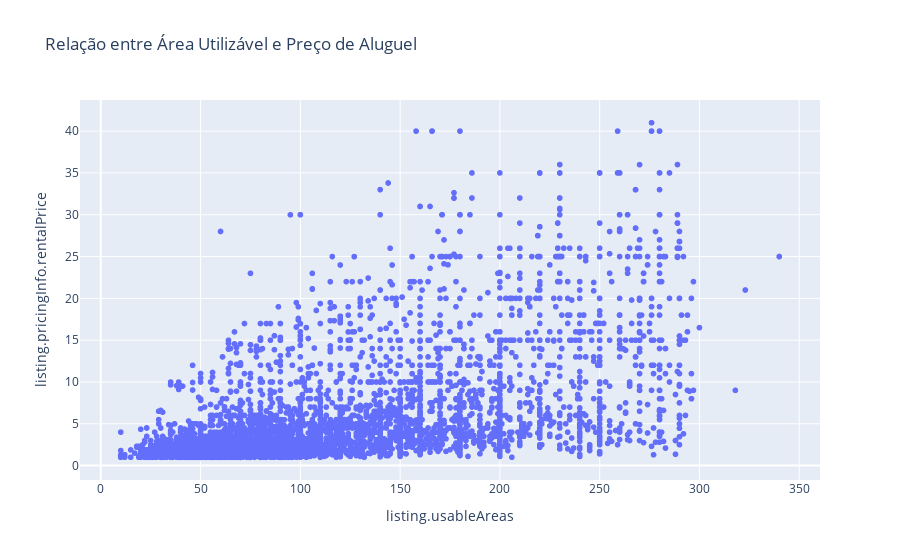

Source (notebook cell):
### Code cell
fig = px.scatter(
    data_frame=df,
    x="listing.usableAreas",
    y="listing.pricingInfo.rentalPrice",
    title="Relação entre Área Utilizável e Preço de Aluguel",
)
fig.show()

### Figure 1 — Plotly figure (JSON) as saved in the notebook; plotly's stock layout.template omitted (floating-point values rounded to 4 significant figures; data arrays with more than 128 entries replaced by an {"elided": "..."} marker saying what was removed)
{"data": [{"hovertemplate": "listing.usableAreas=%{x}<br>listing.pricingInfo.rentalPrice=%{y}<extra></extra>", "legendgroup": "", "marker": {"color": "#636efa", "symbol": "circle"}, "mode": "markers", "name": "", "showlegend": false, "type": "scattergl", "x": {"elided": "8148 int values"}, "xaxis": "x", "y": {"elided": "8148 float values"}, "yaxis": "y"}], "layout": {"autosize": true, "legend": {"tracegroupgap": 0}, "title": {"text": "Relação entre Área Utilizável e Preço de Aluguel"}, "xaxis": {"anchor": "y", "autorange": true, "domain": [0, 1], "range": [-9.388, 359.4], "title": {"text": "listing.usableAreas"}, "type": "linear"}, "yaxis": {"anchor": "x", "autorange": true, "domain": [0, 1], "range": [-2.301, 44.3], "title": {"text": "listing.pricingInfo.rentalPrice"}, "type": "linear"}}}
